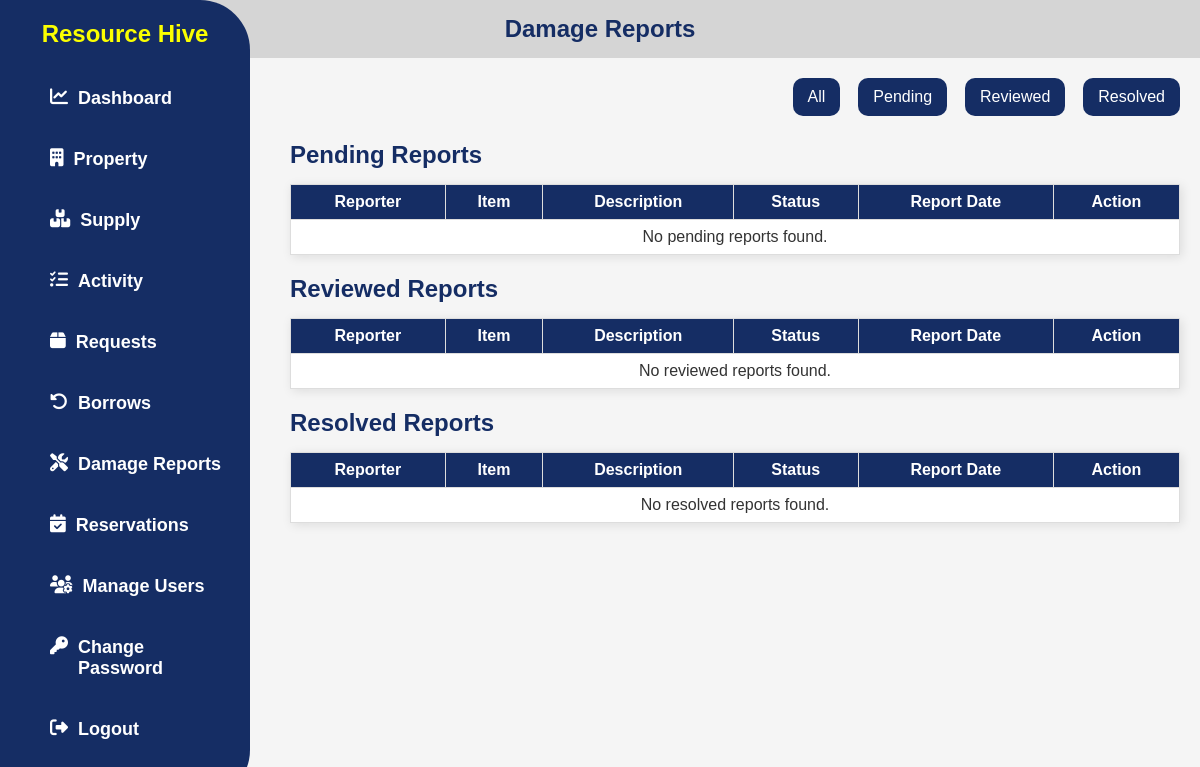
The app's page /my-damage-reports/ (signed in), older data.
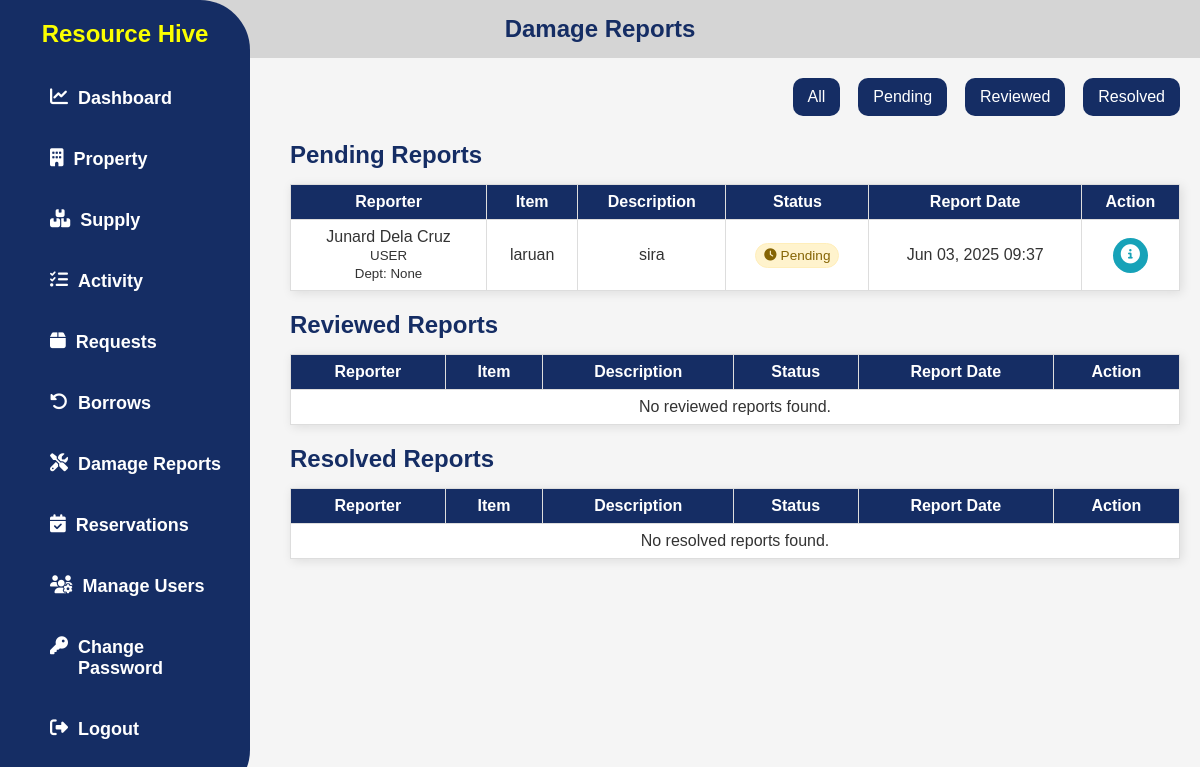
The same page, newer data.
### app/models.py (models this page shows, shortened)
class DamageReport(models.Model):
    STATUS_CHOICES = [
        ('pending', 'Pending'),
        ('reviewed', 'Reviewed'),
        ('resolved', 'Resolved'),
    ]
    user = models.ForeignKey(User, on_delete=models.CASCADE)
    item = models.ForeignKey(Property, on_delete=models.CASCADE)
    description = models.TextField()
    status = models.CharField(max_length=20, choices=STATUS_CHOICES, default='pending')
    remarks = models.TextField(blank=True, null=True)
    report_date = models.DateTimeField(auto_now_add=True)

class UserProfile(models.Model):
    user = models.OneToOneField(User, on_delete=models.CASCADE)
    ROLE_CHOICES = [
        ('ADMIN', 'ADMIN'),
        ('USER', 'USER'),
    ]
    role = models.CharField(max_length=20, choices=ROLE_CHOICES)
    department = models.ForeignKey(Department, on_delete=models.SET_NULL, null=True, blank=True)
    phone = models.CharField(max_length=20, blank=True, null=True)

class Property(models.Model):
    CONDITION_CHOICES = [
        ('In good condition', 'In good condition'),
        ('Needing repair', 'Needing repair'),
        ('Unserviceable', 'Unserviceable'),
        ('Obsolete', 'Obsolete'),
        ('No longer needed', 'No longer needed'),
        ('Not used since purchased', 'Not used since purchased'),
    ]
    AVAILABILITY_CHOICES = [
        ('available', 'Available'),
        ('not_available', 'Not Available'),
    ]
    property_number = models.CharField(max_length=100, unique=True, null=True, blank=True)
    property_name = models.CharField(max_length=100)
    category = models.ForeignKey(PropertyCategory, on_delete=models.SET_NULL, null=True, blank=True)
    description = models.TextField(null=True, blank=True)
    barcode = models.CharField(max_length=150, unique=True, null=True, blank=True)
    unit_of_measure = models.CharField(max_length=50, null=True, blank=True)
    unit_value = models.DecimalField(
        max_digits=10, decimal_places=2,
        blank=True, null=True,
        validators=[MinValueValidator(0)]
    )
    overall_quantity = models.PositiveIntegerField(validators=[MinValueValidator(0)], default=0)
    quantity = models.PositiveIntegerField(validators=[MinValueValidator(0)], default=0)
    location = models.CharField(max_length=255, null=True, blank=True)
    condition = models.CharField(max_length=100, choices=CONDITION_CHOICES, default='In good condition')
    availability = models.CharField(max_length=20, choices=AVAILABILITY_CHOICES, default='available')

### app/views.py (the view)
# urls.py: path('my-damage-reports/', UserDamageReportListView.as_view(), name='user_damage_reports'),
class UserDamageReportListView(PermissionRequiredMixin, ListView):
    model = DamageReport
    template_name = 'app/reports.html'
    permission_required = 'app.view_admin_module'
    context_object_name = 'damage_reports'
    paginate_by = 10
    def get_queryset(self):
        return DamageReport.objects.select_related('user', 'user__userprofile', 'item').order_by('-report_date')
    def get_context_data(self, **kwargs):
        context = super().get_context_data(**kwargs)
        all_reports = self.get_queryset()
        context['pending_reports'] = all_reports.filter(status='pending')
        context['reviewed_reports'] = all_reports.filter(status='reviewed')
        context['resolved_reports'] = all_reports.filter(status='resolved')
        return context

### app/templates/app/reports.html (shortened to what the changed rows need)
{% load static %}
<!DOCTYPE html>
<html lang="en">
<head>
  <link rel="stylesheet" href="{% static 'css/style.css' %}" />
  <link
    rel="stylesheet"
    href="https://cdnjs.cloudflare.com/ajax/libs/font-awesome/6.4.2/css/all.min.css"
  />
</head>
<body>
  {% include 'app/navbar.html' %}
  <div class="parent">
    <div class="div1">
      <h2>Damage Reports</h2>
    </div>
    <main class="content">
      <div class="status-table" data-status="pending">
        <table>
          <thead>
            <tr>
              <th>Reporter</th>
              <th>Item</th>
              <th>Description</th>
              <th>Status</th>
              <th>Report Date</th>
              <th>Action</th>
            </tr>
          </thead>
          <tbody>
            {% for report in pending_reports %}
            <tr>
              <td>
                {% with report.user.first_name as first_name %}
                {% with report.user.last_name as last_name %}
                  {% if first_name or last_name %}
                    {{ first_name }} {{ last_name }}
                  {% else %}
                    {{ report.user.username }}
                  {% endif %}
                {% endwith %}
                {% endwith %}
                <br />
                <small>
                  {{ report.user.userprofile.get_role_display }}<br />
                  Dept: {{ report.user.userprofile.department }}
                </small>
              </td>
              <td>{{ report.item.property_name }}</td>
              <td>{{ report.description }}</td>
              <td>
                <span class="status-badge status-{{ report.status|lower|cut:' ' }}">
                  {% if report.status == 'pending' %}
                    <i class="fas fa-clock"></i>
                  {% elif report.status == 'reviewed' %}
                    <i class="fas fa-eye"></i>
                  {% elif report.status == 'resolved' %}
                    <i class="fas fa-check-circle"></i>
                  {% endif %}
                  {{ report.get_status_display }}
                </span>
              </td>
              <td>{{ report.report_date|date:"M d, Y H:i" }}</td>
              <td>
                <a href="{% url 'damage_report_detail' report.id %}" class="details-btn" title="View Details">
                  <i class="fas fa-info-circle"></i>
                </a>
              </td>
            </tr>
            {% empty %}
            <tr>
              <td colspan="6">No pending reports found.</td>
            </tr>
            {% endfor %}
          </tbody>
        </table>
      </div>
      <div class="status-table" data-status="reviewed">
        <table>
          <thead>
            <tr>
              <th>Reporter</th>
              <th>Item</th>
              <th>Description</th>
              <th>Status</th>
              <th>Report Date</th>
              <th>Action</th>
            </tr>
          </thead>
        </table>
      </div>
      <div class="status-table" data-status="resolved">
        <table>
          <thead>
            <tr>
              <th>Reporter</th>
              <th>Item</th>
              <th>Description</th>
              <th>Status</th>
              <th>Report Date</th>
              <th>Action</th>
            </tr>
          </thead>
        </table>
      </div>
    </main>
  </div>
</body>
</html>

Row changes from the older to the newer data that the page shows:
added DamageReport: user.first_name "Junard", user.last_name "Dela Cruz", user.userprofile.role "USER", user.userprofile.department "None", item.property_name "laruan", description "sira", status "Pending", report_date "Jun 03, 2025 09:37"
Text that changed along with them:
text no longer shown: "No pending reports found."
